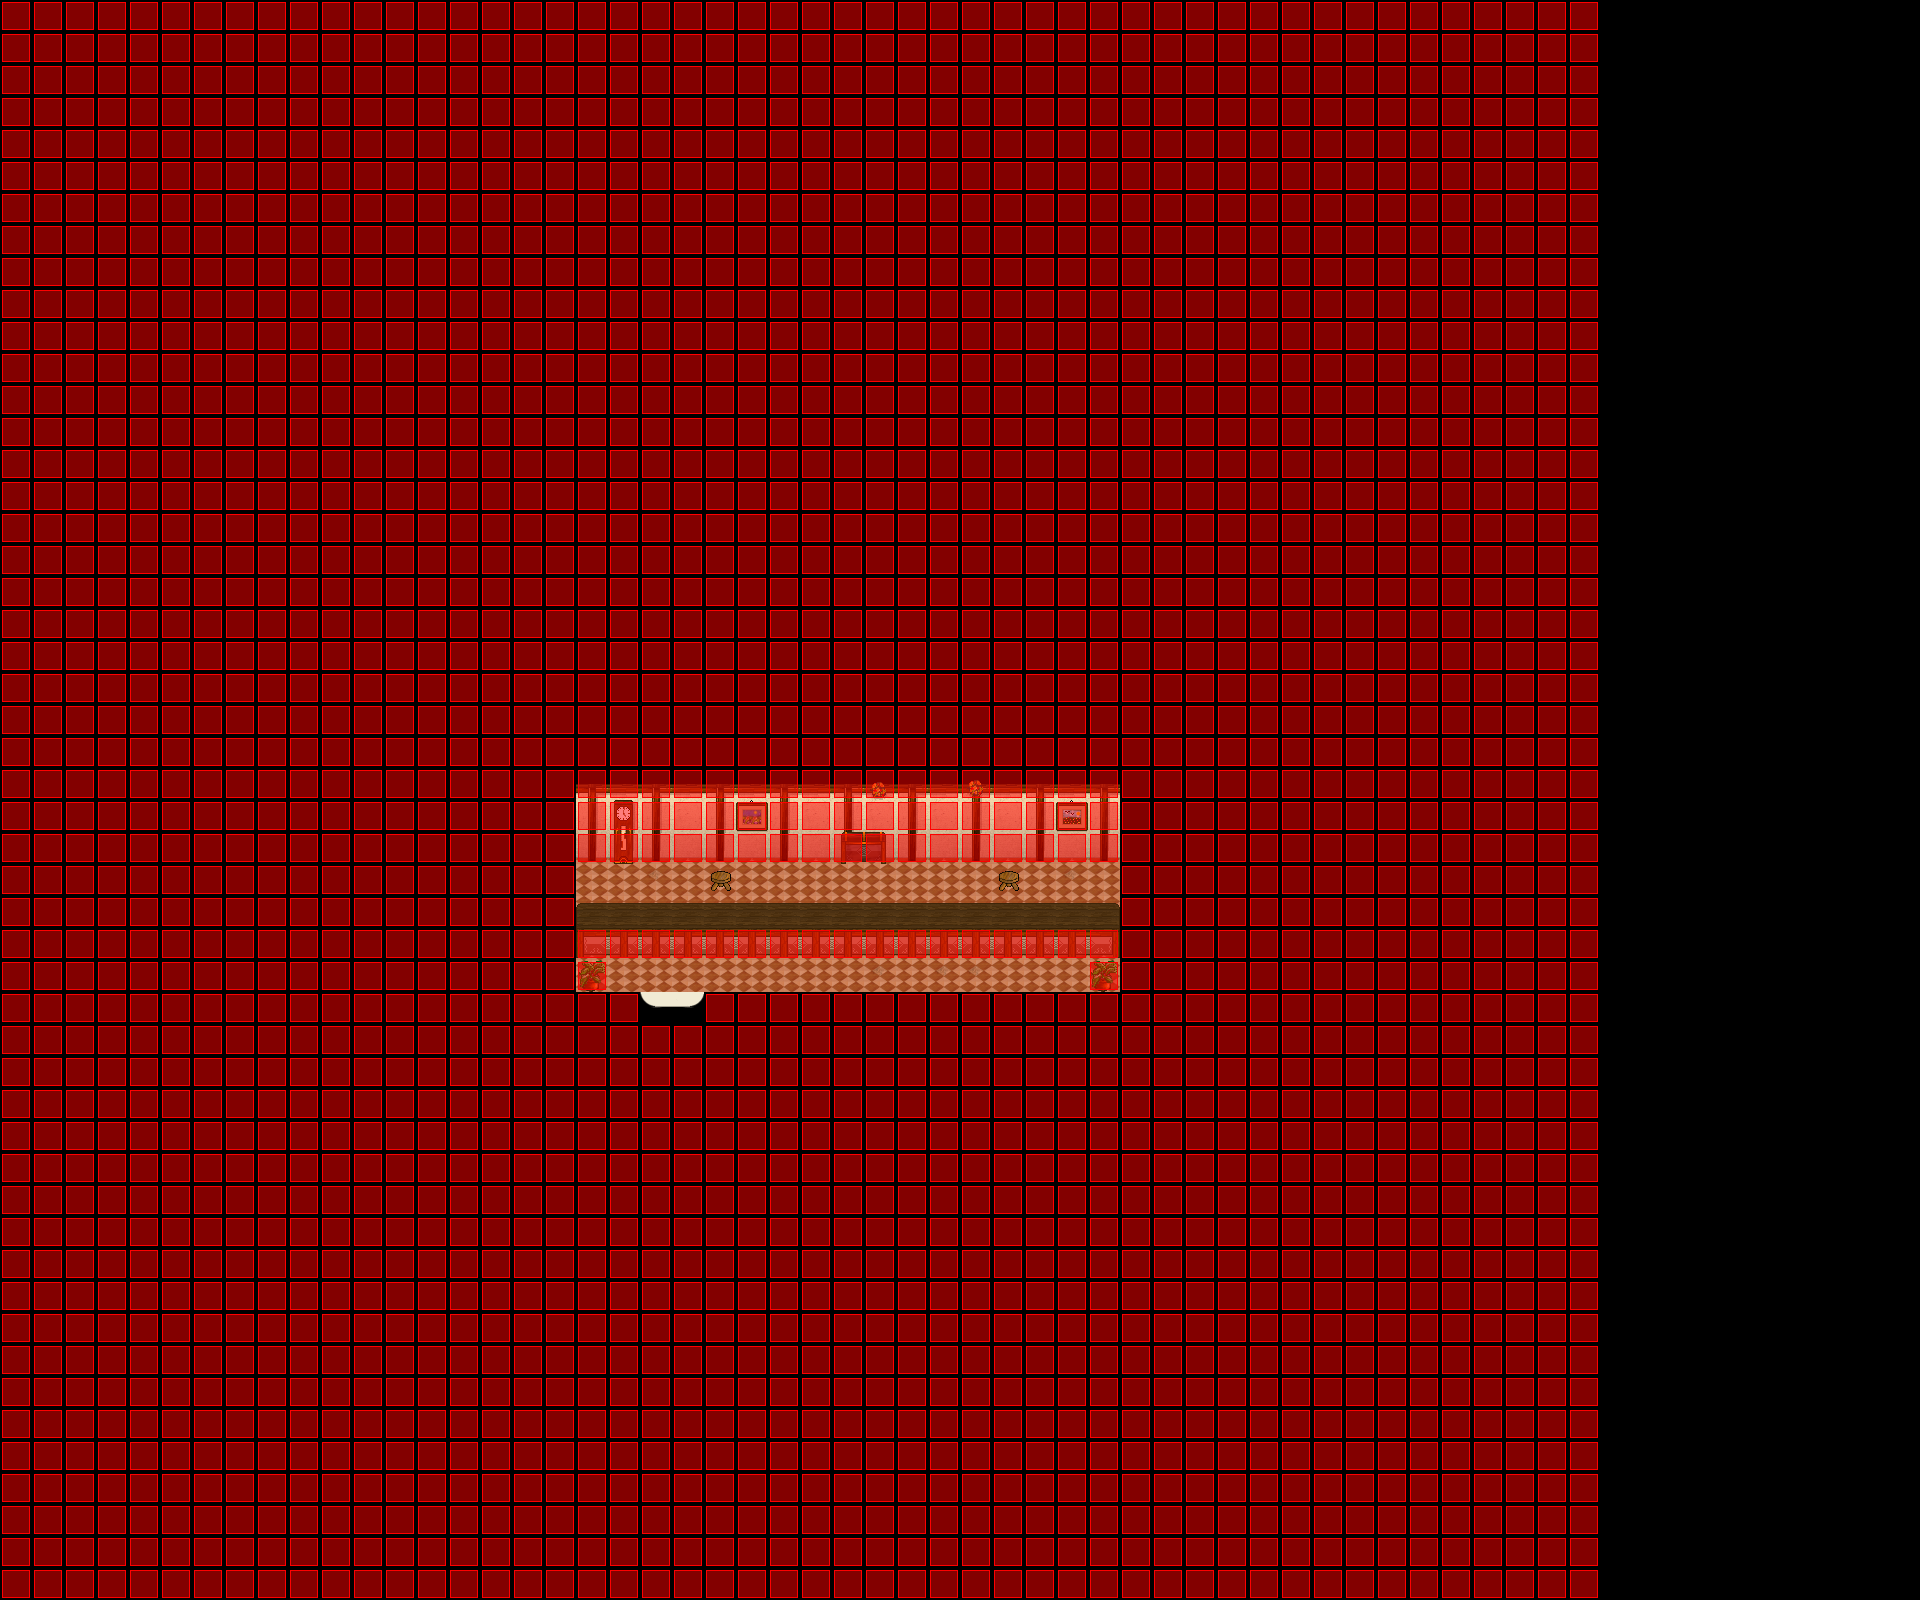

A 2D game scene composited from a Tiled map and its tileset images. What follows is a short description and the map's XML, with each tile layer's data collapsed to a summary:
An orthogonal 60x50 tile map with 32x32 px tiles, 6 tile layers (Ground, Ground, Ground, Fringe, ...), 6 tilesets and 2 objects (WARP, SCRIPT).

<map version="1.0" orientation="orthogonal" width="60" height="50" tilewidth="32" tileheight="32">
 <properties>
  <property name="music" value="inside.ogg" />
 </properties>
 <tileset firstgid="1" name="collision1_32_32" tilewidth="32" tileheight="32">
  <image source="../graphics/tiles/collision1_32_32.png" width="1024" height="1024" />
 </tileset>
 <tileset firstgid="1025" name="indoor3_32_32" tilewidth="32" tileheight="32">
  <image source="../graphics/tiles/indoor3_32_32.png" width="1024" height="1024" />
 </tileset>
 <tileset firstgid="2049" name="indoor2_32_32" tilewidth="32" tileheight="32">
  <image source="../graphics/tiles/indoor2_32_32.png" width="1024" height="1024" />
 </tileset>
 <tileset firstgid="3073" name="indoor2_32_64" tilewidth="32" tileheight="64">
  <image source="../graphics/tiles/indoor2_32_64.png" width="1024" height="1024" />
 </tileset>
 <tileset firstgid="3585" name="indoor2_32_96" tilewidth="32" tileheight="96">
  <image source="../graphics/tiles/indoor2_32_96.png" width="1024" height="960" />
 </tileset>
 <tileset firstgid="3905" name="indoor2_32_64" tilewidth="32" tileheight="64">
  <image source="../graphics/tiles/indoor2_32_64.png" width="1024" height="1024" />
 </tileset>
 <layer name="Ground" width="60" height="50">
  <data>[3000 cells, 3000 non-empty, 6 distinct tile ids]</data>
 </layer>
 <layer name="Ground" width="60" height="50">
  <data>[3000 cells, 51 non-empty, 6 distinct tile ids]</data>
 </layer>
 <layer name="Ground" width="60" height="50">
  <data>[3000 cells, 12 non-empty, 10 distinct tile ids]</data>
 </layer>
 <layer name="Fringe" width="60" height="50">
  <data>[3000 cells, 17 non-empty, 3 distinct tile ids]</data>
 </layer>
 <layer name="Over" width="60" height="50">
  <data>[3000 cells, 0 non-empty, 0 distinct tile ids]</data>
 </layer>
 <layer name="Collision" width="60" height="50">
  <data>[3000 cells, 2449 non-empty, 1 distinct tile ids]</data>
 </layer>
 <objectgroup name="Object" width="60" height="50">
  <object name="Warp to city" type="WARP" x="640" y="991" width="64" height="32">
   <properties>
    <property name="DEST_MAP" value="ow-n0004-n0004-o0000" />
    <property name="DEST_X" value="2064" />
    <property name="DEST_Y" value="3088" />
   </properties>
  </object>
  <object name="External Map Events" type="SCRIPT" x="52" y="44" width="24" height="80">
   <properties>
    <property name="FILENAME" value="scripts/maps/iw-liori-bank-o00-o00-o00.lua" />
   </properties>
  </object>
 </objectgroup>
</map>
